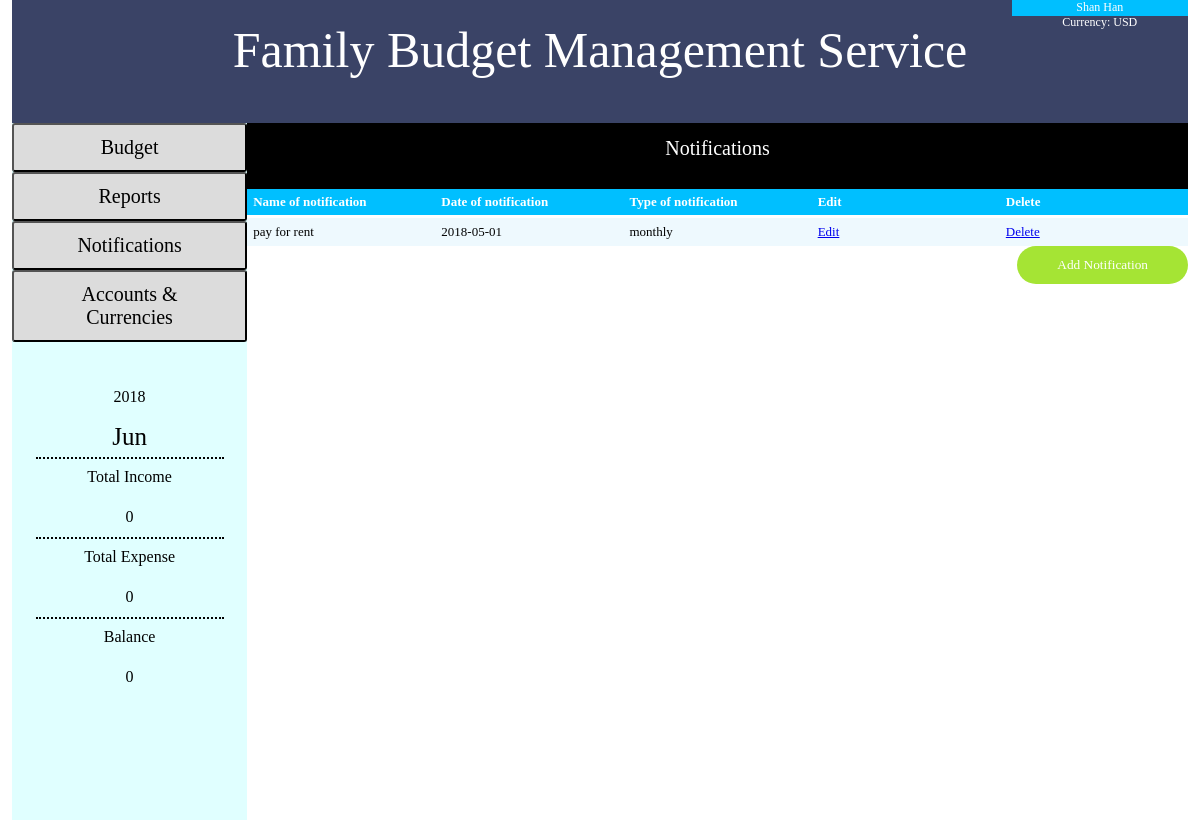
The page /notification.php (signed in) on the database its author committed.
### tables this page shows
CREATE TABLE `User` (
  `User_id` int(11) NOT NULL AUTO_INCREMENT,
  `User_name` varchar(30) NOT NULL,
  `User_phone` varchar(15) NOT NULL,
  `User_email` varchar(30) NOT NULL,
  `User_password` varchar(15) NOT NULL,
  `Currency_id` int(11) NOT NULL,
  PRIMARY KEY (`User_id`),
  KEY `fk_currUser_idx` (`Currency_id`)
);

CREATE TABLE `CurrencyType` (
  `Currency_id` int(11) NOT NULL AUTO_INCREMENT,
  `Currency_name` varchar(45) NOT NULL,
  `Abbreviation` varchar(10) NOT NULL,
  PRIMARY KEY (`Currency_id`)
);

CREATE TABLE `Notification` (
  `Notification_id` int(11) NOT NULL AUTO_INCREMENT,
  `Notification_info` varchar(25) NOT NULL,
  `Notification_date` date NOT NULL,
  `User_id` int(11) NOT NULL,
  `Notification_type` int(11) NOT NULL,
  PRIMARY KEY (`Notification_id`),
  KEY `fk_userNotifi_idx` (`User_id`),
  CONSTRAINT `fk_userNotifi` FOREIGN KEY (`User_id`) REFERENCES `User` (`User_id`) ON DELETE NO ACTION ON UPDATE NO ACTION
);

### notification.php (the view, shortened to what this page needs)
<?php
include "addNoti.php";
include "model.php";
require_once('connection.php');
$conn = mysqli_connect($servername, $username_d, $password, $dbname);
?>
<!DOCTYPE html>
<html>
<head>
	<link rel="stylesheet" href="css/notiStyle.css">
</head>
<body>
	<div id="subtitle">
		<p>Notifications</p>
	</div>
	<div id="tabTit">
		<table class="dataintable">
			<tr>
			<th>Name of notification </th>
    		<th>Date of notification </th>
    		<th>Type of notification</th>
    		<th>Edit</th>
    		<th>Delete</th>
    		</tr>
		</table>
	</div>
	<div id="notiTab">
		<?php
   		$sql = "SELECT u.User_email,n.Notification_id,n.Notification_date,n.Notification_info, n.Notification_type  FROM  Notification n INNER JOIN  User u ON n.User_id = u.User_id where u.User_id=".$_SESSION['UserId'];
    	$result = $conn->query($sql);
		?>
		<table class="dataintable">
  <tbody>
  <?php
  while ($row = $result->fetch_row()){
    ?>
    <tr>
      <td><?php echo $row[3]; ?></td>
      <td><?php echo $row[2]; ?></td>
      <td>
  <?php if ($row[4]=="1") {echo "monthly";} ?>
  </td>
      <td><?php echo "<a href='notiEdit.php?nId=".$row[1]."'>Edit</a>"; ?></td>
      <td><?php echo "<a href='delete.php?delete=NotiD&deleteId=".$row[1]."'>Delete</a>"; ?></td>
    </tr>
    <?php }  $conn->close();?>
  </tbody>
</table>
<button class="but" onclick="addNoti()">Add Notification</button>
	</div>
</body>
</html>

### model.php (shortened to what this page needs)
<?php
require_once('connection.php');
$conn = mysqli_connect($servername, $username_d, $password, $dbname);
?>
<!DOCTYPE html>
<html>
<head>
    <link rel="stylesheet" href="css/modelStyle.css">
</head>
<body>
	<div id="item1">
    	<p>Family Budget Management Service</p>
	</div>
	<div id="item2">
		<ul>
            <li><button class="butt" onclick="window.location.href='budget.php'">Budget</button></li>
            <li><button class="butt" onclick="window.location.href='report.php'">Reports</button></li>
            <li><button class="butt" onclick="window.location.href='notification.php'">Notifications</button></li>
            <li><button class="butt" onclick="window.location.href='accounts.php'">Accounts & Currencies</button></li>
    	</ul>
    	<?php
    	$totIncome=0;
    	$totExpense=0;
        $balance=$totIncome-$totExpense;
        echo "<ul class='three'>
        <li class='center'>".date("Y")."</li>
		<li class='monthSize'>".date("M")."</li>
		<hr class='hrStyle'>
		<li class='center'>Total Income</li>
		<li class='center'>".$totIncome."</li>
		<hr class='hrStyle'>
		<li class='center'>Total Expense</li>
		<li class='center'> ".$totExpense."</li>
        <hr class='hrStyle'>
        <li class='center'>Balance</li>
        <li class='center'> ".$balance."</li>
		</ul>";
    	?>
	</div>
	<div id="userinfo">
		<?php
		$sql="SELECT * FROM User WHERE User_id=".$_SESSION['UserId'];
		$result = mysqli_query($conn,$sql);
        while($row = mysqli_fetch_row($result)){
        	$usrName=$row[1];
            $currencyId=$row[5];
        }
        $sql="SELECT Abbreviation FROM CurrencyType WHERE Currency_id=".$currencyId;
		$result = mysqli_query($conn,$sql);
        while($row = mysqli_fetch_row($result)){
        	$abb=$row[0];
        }
		echo "<p id='one'>".$usrName."</p>
		<p id='one'>Currency: ".$abb."</p>";
		?>
	</div>
</body>
</html>

### css/addWebs.css (style rules this page uses)
* { margin:0; padding:0; font-family: 'Tahoma', fantasy; }

### css/modelStyle.css (style rules this page uses)
html body { position: absolute; left: 1%; height: 100%; width: 98%; }
.but { cursor: pointer; border: none; padding: 11px 40px; background: #A5E434; border-radius: 30px; color: #fff; }
* { margin:0; padding:0; font-family: 'Tahoma', fantasy; }
table.dataintable { border-collapse:collapse; border:0 solid #aaa; }
table.dataintable th { vertical-align:baseline; padding:5px 15px 5px 6px; background-color:#00BFFF; border:0 solid #3F3F3F; text-align:left; color:#fff; width: 20%; }
table.dataintable td { vertical-align:text-top; padding:6px 15px 6px 6px; border:0 solid #aaa; width: 20%; }
table.dataintable tr:nth-child(odd) { background-color:#EEF9FE; }
.butt { background: #DCDCDC; cursor: pointer; border: 2; padding: 11px 40px; font-size:20px; font-family: 'Tahoma', fantasy; border-radius: 3px; color: #000000; width: 100%; }
#item1 { position: absolute; width: 100%; height: 15%; background: #3A4366; }
#item1 p { width:100%; height: 100%; line-height: 100px; text-align: center; color: #FFF; font-family: 'Tahoma', fantasy; font-size: 50px; }
#item2 { position: absolute; background: #E0FFFF; top: 15%; left: 0%; width: 20%; height: 85%; }
#item2 ul { list-style-type:none; }
#userinfo { position: absolute; z-index: 2; left: 85%; width: 15%; height: 2%; top:0%; font-size: 12px; color: #FFF; font-family: 'Tahoma', fantasy; background: #00BFFF; }
#one { text-align: center; }
.three { position: relative; top :5%; text-align: left; list-style-type:none; line-height: 40px; font-family: 'Tahoma', fantasy; }
.monthSize { font-size: 25px; text-align: center; }
.center { text-align: center; }
.hrStyle { position: absolute; width: 80%; left: 10%; border:none; border-top:2px dotted #000000; }

### css/notiStyle.css (style rules this page uses)
#subtitle { position: absolute; left: 20%; top: 15%; width:80%; height:8%; background:#000000; }
#subtitle p { text-align: center; color: #FFF; font-size: 20px; line-height: 50px; }
#notiTab { position: absolute; left: 20%; top: 26.6%; width: 80%; height: 74%; overflow:auto; overflow-y:auto; overflow-x:auto; }
#notiTab table { width: 100%; font-size: 13px; }
#notiTab button { float: right; }
#tabTit { position: absolute; top: 23%; left: 20%; width:80%; height: 3%; font-size: 13px; }
#tabTit table { width: 100%; }

### rows shown on the page
user: User_name "Shan Han"
currencytype: Abbreviation "USD"
notification: Notification_info "pay for rent", Notification_date "2018-05-01", Notification_type "monthly"

### other values the page prints
$totIncome "0"
$totExpense "0"
$balance "0"
